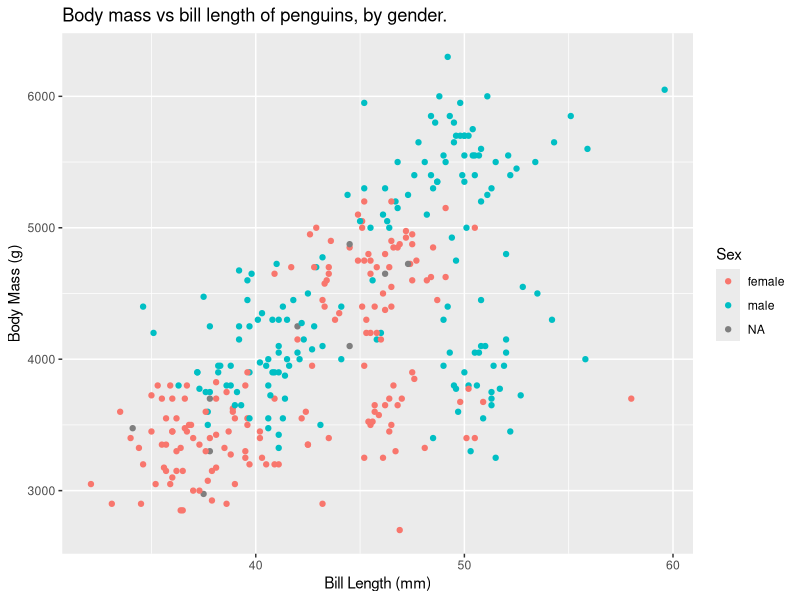

Generate this figure with R:
## ---- chunk 1
library(tidyverse)
library(palmerpenguins) #import libraries and data 

penguins |> group_by(species) |> summarize(bill_len = mean(bill_length_mm, na.rm = TRUE)) # summary table 
penguins
# data plot
ggplot(penguins, mapping = aes(x = bill_length_mm, y = body_mass_g, col = sex)) + geom_point(na.rm = TRUE) + labs(title = "Body mass vs bill length of penguins, by gender.", x = "Bill Length (mm)", y = "Body Mass (g)", col = "Sex")
